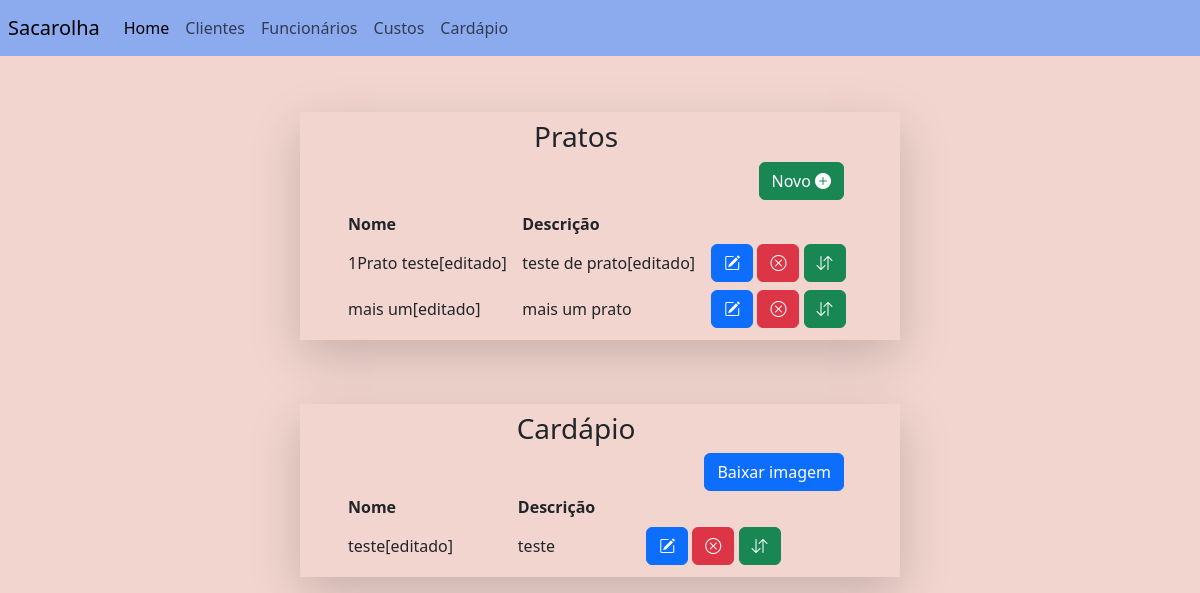
The app's page /cardapio_list (signed in), older data.
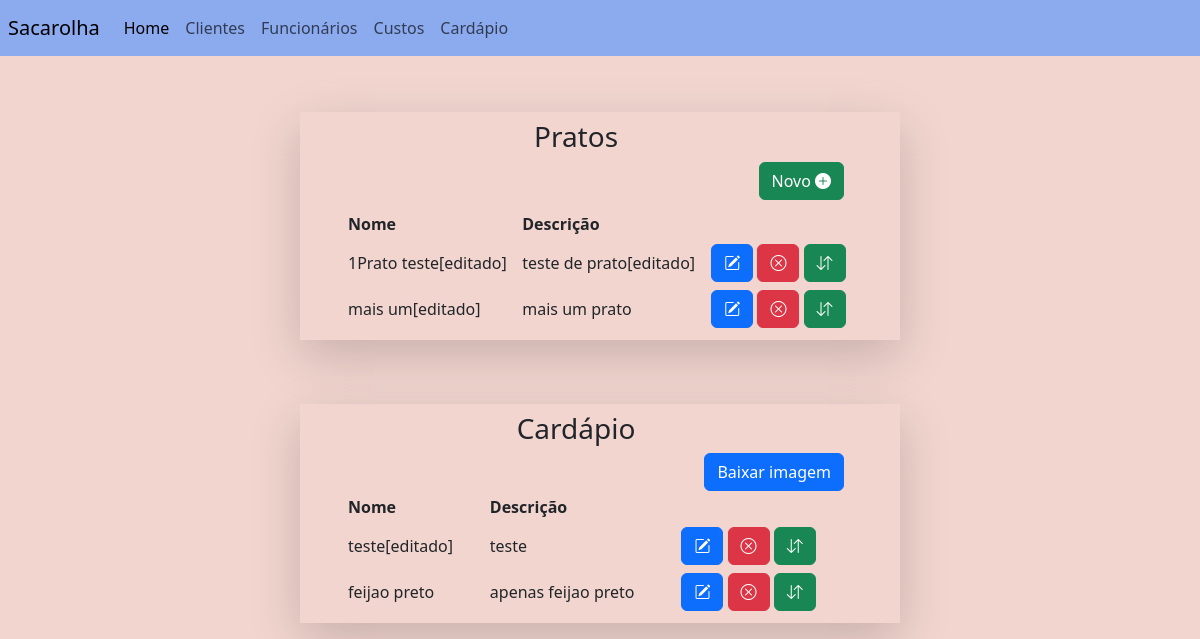
The same page, newer data.
### main/models.py (models this page shows, shortened)
class Cardapio(models.Model):
	user = models.ForeignKey(User, on_delete=models.CASCADE, null=True)
	name = models.CharField(max_length = 200)
	description = models.CharField(max_length = 200, blank=True)
	state = models.BooleanField(default=False)

### main/views.py (the view)
# urls.py: path('cardapio_list', views.CardapioListView.as_view(), name='cardapio_list'),
class CardapioListView(LoginRequiredMixin, ListView):
    login_url = "login"
    template_name = "main/cardapio/cardapio_list.html"
    model = Cardapio

### main/templates/main/cardapio/cardapio_list.html (shortened to what this page needs)
{%extends "base.html"%}
{%block navbar%}
{%include 'navbar.html'%}
{%endblock navbar%}
{%block content%}
<div align="right" class='pe-5' >
	<h3 align="center">Pratos</h3>
<a class='btn btn-success h1' href={%url 'cardapio_create'%} method='GET'class='h3'>Novo					<i class="bi bi-plus-circle-fill"></i></a>
{%include "main/cardapio/cardapio_table.html"%}
</div>
{%endblock content%}
{%block content_2%}
<div align="right" class='pe-5' >
	<h3 align="center">Cardápio</h3>
{%include "main/cardapio/cardapio_dia_table.html"%}
</div>
{%endblock content_2%}

### main/templates/main/cardapio/cardapio_table.html
<div class='row ps-5 justify-content-center'>
<table class=" table-sm">
<thead>
	<tr>
		<th>Nome</th>
		<th>Descrição</th>
		<th></th>
	</tr>
</thead>
<tbody>
	{%for object in object_list%}
		{%if object.state == False%}
		<tr>
			<td scope="row">{{object.name}}</td>
			<td scope="row">{{object.description}}</td>
			<td><a href="{%url 'cardapio_update' object.id%}" class='btn btn-primary'>
				<i class="bi bi-pencil-square"></i>
			</a>
			<a href="{%url 'cardapio_delete' object.id%}"class='btn btn-danger'>
				<i class="bi bi-x-circle"></i>
			</a>
			<a title="adicionar ao cardapio"href="{%url 'adicionar_cardapio' object.id%}"class='btn btn-success'>
				<i class="bi bi-arrow-down-up"></i>
			</a>
			</td>
		</tr>
		{%endif%}
	{%endfor%}
</tbody>
</table>
</div>

### main/templates/main/cardapio/cardapio_dia_table.html (shortened to what this page needs)
<div class='row ps-5 justify-content-center'>
<table class=" table-sm">
<thead>
	<tr>
		<th>Nome</th>
		<th>Descrição</th>
		<th></th>
	</tr>
</thead>
<tbody>
	<form method="POST" action="/menu_download">
	{%for object in object_list%}
		{%if object.state == True%}
		<tr>
			<td scope="row">{{object.name}}</td>
			<td scope="row">{{object.description}}</td>
			<td><a href="{%url 'cardapio_update' object.id%}" class='btn btn-primary'>
				<i class="bi bi-pencil-square"></i>
			</a>
			<a href="{%url 'cardapio_delete' object.id%}"class='btn btn-danger'>
				<i class="bi bi-x-circle"></i>
			</a>
			<a title="remover do cardapio" href="{%url 'adicionar_cardapio' object.id%}"class='btn btn-success'>
				<i class="bi bi-arrow-down-up"></i>
			</a>
			</td>
		</tr>
		{%endif%}
	{%endfor%}
		<a><input type="submit" value="Baixar imagem" class= "btn btn-primary"> </input> </a>
	</form>
</table>
</div>

Row changes from the older to the newer data that the page shows:
added Cardapio: name "feijao preto", description "apenas feijao preto", shown under "Cardápio"
